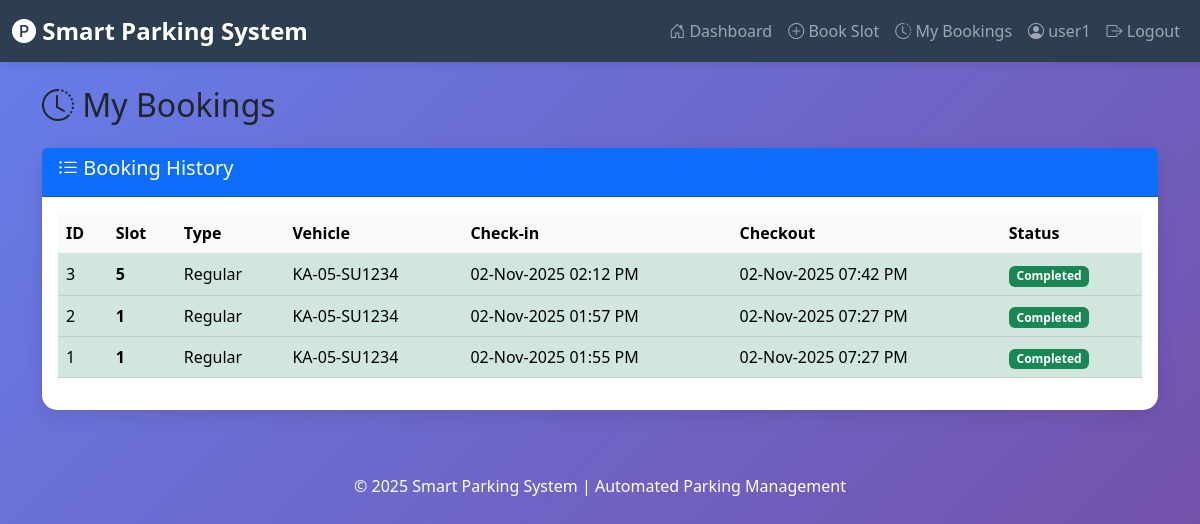
Before: /user/bookings (signed in) with the older database file.
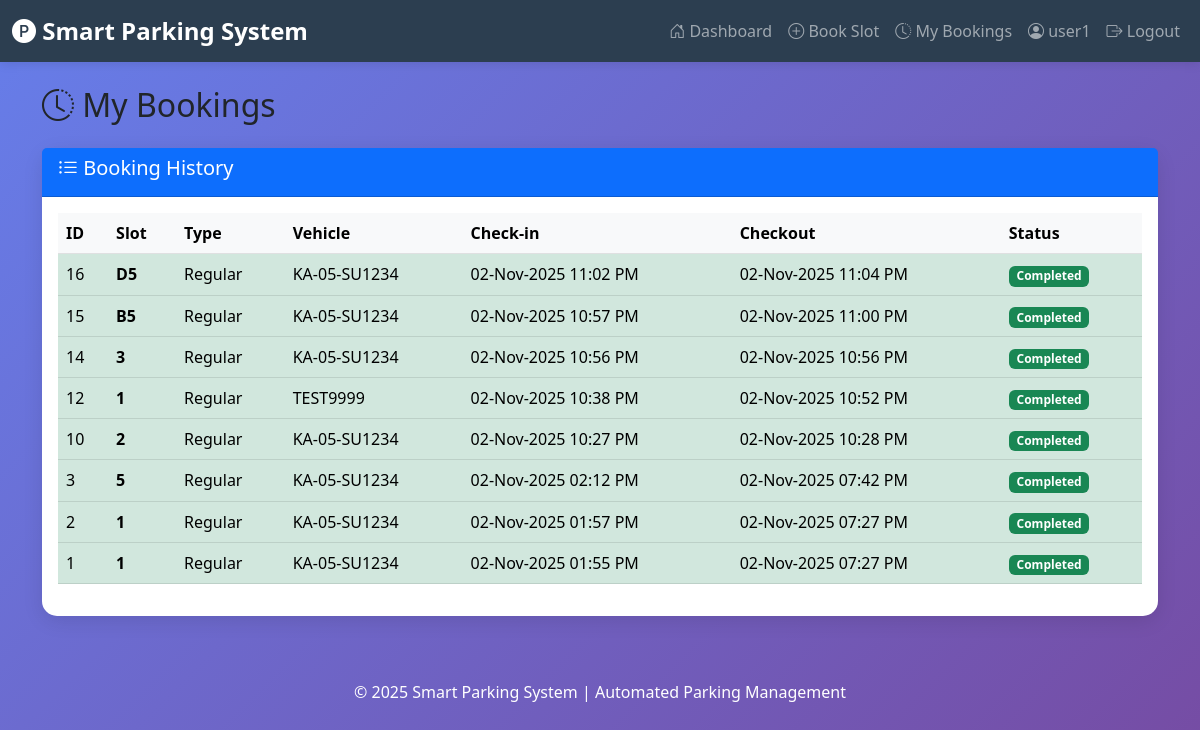
After: the same page with the newer database file.
### tables this page shows
CREATE TABLE bookings (
                    id INTEGER PRIMARY KEY AUTOINCREMENT,
                    user_id INTEGER NOT NULL,
                    slot_id INTEGER NOT NULL,
                    vehicle_number TEXT NOT NULL,
                    booking_time TIMESTAMP DEFAULT CURRENT_TIMESTAMP,
                    checkout_time TIMESTAMP,
                    status TEXT DEFAULT 'Active', package_type TEXT DEFAULT 'Hourly', package_cost REAL DEFAULT 50, expected_duration REAL DEFAULT 1, actual_cost REAL,
                    FOREIGN KEY (user_id) REFERENCES users(id),
                    FOREIGN KEY (slot_id) REFERENCES slots(id)
                );

CREATE TABLE slots (
                    id INTEGER PRIMARY KEY AUTOINCREMENT,
                    slot_number TEXT UNIQUE NOT NULL,
                    slot_type TEXT DEFAULT 'Regular',
                    status TEXT DEFAULT 'Available',
                    floor INTEGER DEFAULT 1,
                    created_at TIMESTAMP DEFAULT CURRENT_TIMESTAMP
                );

### app.py (the view, shortened to what this page needs)
@app.route('/user/bookings')
@login_required
def user_bookings():
    user_id = session.get('user_id')
    bookings = booking_manager.get_user_bookings(user_id)
    scheduled = booking_manager.get_scheduled_bookings(user_id)
    formatted_bookings = []
    for booking in bookings:
        formatted_bookings.append({
            'id': booking[0],
            'slot_number': booking[1],
            'slot_type': booking[2],
            'vehicle_number': booking[3],
            'booking_time': Helper.format_datetime(booking[4]),
            'checkout_time': Helper.format_datetime(booking[5]) if booking[5] else 'Active',
            'status': booking[6]
        })
    formatted_scheduled = []
    return render_template('user/bookings.html',
                         bookings=formatted_bookings,
                         scheduled_bookings=formatted_scheduled)

### app.py (called while the page is built)
def login_required(f):
    @wraps(f)
    def decorated_function(*args, **kwargs):
        if 'user_id' not in session:
            flash('Please login to access this page', 'warning')
            return redirect(url_for('login'))
        return f(*args, **kwargs)
    return decorated_function

### database/db_manager.py (called while the page is built)
    def fetch_all(self, query, params=()):
        try:
            self.cursor.execute(query, params)
            return self.cursor.fetchall()
        except sqlite3.Error as e:
            print(f"Fetch error: {e}")
            return []

### modules/booking_manager.py (called while the page is built, shortened)
    def get_scheduled_bookings(self, user_id=None):
        if user_id:
            query = """
                SELECT b.id, s.slot_number, s.slot_type, b.vehicle_number,
                       b.booking_time, b.package_type, b.package_cost, s.floor
                FROM bookings b
                JOIN slots s ON b.slot_id = s.id
                WHERE b.user_id = ? AND b.status = 'Scheduled'
                ORDER BY b.booking_time ASC
            """
            return self.db.fetch_all(query, (user_id,))

### utils/helpers.py (called while the page is built)
    @staticmethod
    def format_datetime(dt_string):
        if not dt_string:
            return "N/A"
        try:
            dt = datetime.strptime(dt_string, "%Y-%m-%d %H:%M:%S")
            return dt.strftime("%d-%b-%Y %I:%M %p")
        except:
            return dt_string

### templates/user/bookings.html (shortened to what this page needs)
{% extends "base.html" %}
{% block content %}
<h2 class="mb-4"><i class="bi bi-clock-history"></i> My Bookings</h2>
<div class="card">
    <div class="card-header bg-primary text-white">
        <h5><i class="bi bi-list-ul"></i> Booking History</h5>
    </div>
    <div class="card-body">
        {% if bookings %}
            <div class="table-responsive">
                <table class="table table-hover">
                    <thead class="table-light">
                        <tr>
                            <th>ID</th>
                            <th>Slot</th>
                            <th>Type</th>
                            <th>Vehicle</th>
                            <th>Check-in</th>
                            <th>Checkout</th>
                            <th>Status</th>
                        </tr>
                    </thead>
                    <tbody>
                        {% for booking in bookings %}
                            <tr class="{% if booking.status == 'Active' %}table-warning{% elif booking.status == 'Scheduled' %}table-info{% elif booking.status == 'Cancelled' %}table-danger{% else %}table-success{% endif %}">
                                <td>{{ booking.id }}</td>
                                <td><strong>{{ booking.slot_number }}</strong></td>
                                <td>{{ booking.slot_type }}</td>
                                <td>{{ booking.vehicle_number }}</td>
                                <td>{{ booking.booking_time }}</td>
                                <td>{{ booking.checkout_time }}</td>
                                <td>
                                    {% if booking.status == 'Active' %}
                                        <span class="badge bg-warning">{{ booking.status }}</span>
                                    {% elif booking.status == 'Scheduled' %}
                                        <span class="badge bg-info">{{ booking.status }}</span>
                                    {% elif booking.status == 'Cancelled' %}
                                        <span class="badge bg-danger">{{ booking.status }}</span>
                                    {% else %}
                                        <span class="badge bg-success">{{ booking.status }}</span>
                                    {% endif %}
                                </td>
                            </tr>
                        {% endfor %}
                    </tbody>
                </table>
            </div>
        {% endif %}
    </div>
</div>
{% endblock %}

### templates/base.html (shortened to what this page needs)
<!DOCTYPE html>
<html lang="en">
<head>
    <link href="https://cdn.jsdelivr.net/npm/bootstrap@5.3.0/dist/css/bootstrap.min.css" rel="stylesheet">
    <link rel="stylesheet" href="https://cdn.jsdelivr.net/npm/bootstrap-icons@1.10.0/font/bootstrap-icons.css">
</head>
<body>
    <nav class="navbar navbar-expand-lg navbar-dark">
        <div class="container-fluid">
            <a class="navbar-brand" href="/">
                <i class="bi bi-p-circle-fill"></i> Smart Parking System
            </a>
            <div class="collapse navbar-collapse" id="navbarNav">
                <ul class="navbar-nav ms-auto">
                    {% if session.user_id %}
                        {% if session.role == 'admin' %}
                            <li class="nav-item">
                                <a class="nav-link" href="{{ url_for('admin_dashboard') }}">
                                    <i class="bi bi-speedometer2"></i> Dashboard
                                </a>
                            </li>
                            <li class="nav-item">
                                <a class="nav-link" href="{{ url_for('admin_slots') }}">
                                    <i class="bi bi-grid-3x3-gap"></i> Manage Slots
                                </a>
                            </li>
                            <li class="nav-item">
                                <a class="nav-link" href="{{ url_for('admin_bookings') }}">
                                    <i class="bi bi-calendar-check"></i> Bookings
                                </a>
                            </li>
                        {% else %}
                            <li class="nav-item">
                                <a class="nav-link" href="{{ url_for('user_dashboard') }}">
                                    <i class="bi bi-house-door"></i> Dashboard
                                </a>
                            </li>
                            <li class="nav-item">
                                <a class="nav-link" href="{{ url_for('book_slot') }}">
                                    <i class="bi bi-plus-circle"></i> Book Slot
                                </a>
                            </li>
                            <li class="nav-item">
                                <a class="nav-link" href="{{ url_for('user_bookings') }}">
                                    <i class="bi bi-clock-history"></i> My Bookings
                                </a>
                            </li>
                        {% endif %}
                        <li class="nav-item">
                            <span class="nav-link">
                                <i class="bi bi-person-circle"></i> {{ session.username }}
                            </span>
                        </li>
                        <li class="nav-item">
                            <a class="nav-link" href="{{ url_for('logout') }}">
                                <i class="bi bi-box-arrow-right"></i> Logout
                            </a>
                        </li>
                    {% endif %}
                </ul>
            </div>
        </div>
    </nav>
    <div class="container mt-4">
        {% block content %}{% endblock %}
    </div>
    <footer class="text-center text-white mt-5 py-3">
        <p>&copy; 2025 Smart Parking System | Automated Parking Management</p>
    </footer>
</body>
</html>

### templates/base.html (style rules this page uses)
:root { --primary-color: #2C3E50; --secondary-color: #34495E; --success-color: #27AE60; --warning-color: #F39C12; --danger-color: #E74C3C; --info-color: #3498DB; }
body { background: linear-gradient(135deg, #667eea 0%, #764ba2 100%); min-height: 100vh; font-family: 'Segoe UI', Tahoma, Geneva, Verdana, sans-serif; }
.navbar { background-color: var(--primary-color) !important; box-shadow: 0 2px 10px rgba(0,0,0,0.1); }
.navbar-brand { font-weight: bold; font-size: 1.5rem; }
.card { border-radius: 15px; box-shadow: 0 5px 20px rgba(0,0,0,0.1); border: none; }

Changed rows visible on the page:
added bookings: id "16", slot_number "D5", slot_type "Regular", vehicle_number "KA-05-SU1234", booking_time "02-Nov-2025 11:02 PM", checkout_time "02-Nov-2025 11:04 PM", status "Completed"
added bookings: id "15", slot_number "B5", slot_type "Regular", vehicle_number "KA-05-SU1234", booking_time "02-Nov-2025 10:57 PM", checkout_time "02-Nov-2025 11:00 PM", status "Completed"
added bookings: id "14", slot_number "3", slot_type "Regular", vehicle_number "KA-05-SU1234", booking_time "02-Nov-2025 10:56 PM", checkout_time "02-Nov-2025 10:56 PM", status "Completed"
added bookings: id "12", slot_number "1", slot_type "Regular", vehicle_number "TEST9999", booking_time "02-Nov-2025 10:38 PM", checkout_time "02-Nov-2025 10:52 PM", status "Completed"
added bookings: id "10", slot_number "2", slot_type "Regular", vehicle_number "KA-05-SU1234", booking_time "02-Nov-2025 10:27 PM", checkout_time "02-Nov-2025 10:28 PM", status "Completed"
